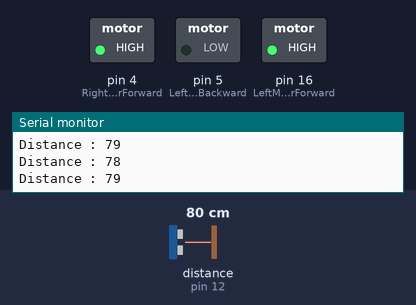
This sketch was run on a simulated Arduino Uno, built with avr-gcc and run on an emulated ATmega328P. Parts: switched loads named in the sketch (green lamp = pin HIGH), the last lines printed to the serial monitor. Wiring (inferred from the names in the program): ultrasonic range finder: trigger pin 14; echo pin 12. The test bench sets the inputs (shaded band); at power-on: distance to the obstacle (sensor on pin 12) 80 cm. The echo pulse lasts 58.3 µs per cm; pins used as bus, display or sensor lines are not drawn.

Above: at 1.2 s.
1.3 s: distance to the obstacle (sensor on pin 12) set to 23 cm
2.8 s: distance to the obstacle (sensor on pin 12) set to 20 cm
At 3.8 s:
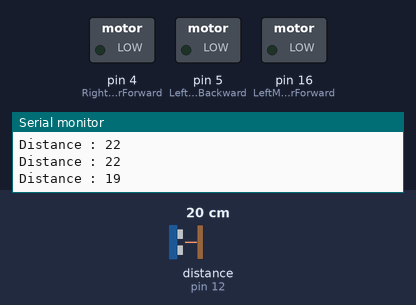
5.8 s: distance to the obstacle (sensor on pin 12) set to 35 cm
At 6.4 s:
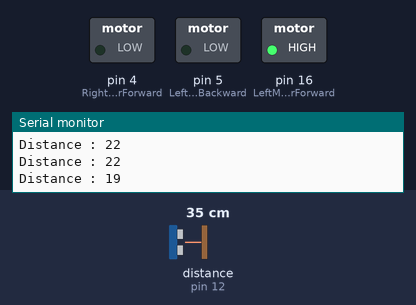
8.0 s: distance to the obstacle (sensor on pin 12) set to 2 cm
At 9.9 s:
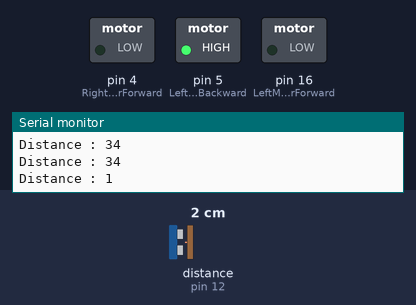
Timing chart, 0 to 12.0 s (numbered marks = the images above; inputs shaded):
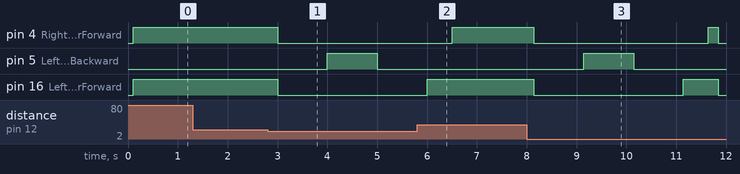

The sketch:

Obstacle_avoidance_robot_two_wheel.ino
```cpp
const int LeftMotorForward = 16; //D0 - IN4
const int LeftMotorBackward = 5; //D1 - IN3
const int RightMotorForward = 4; //D3 - IN2
const int RightMotorBackward = 0; //D2 - IN1

const int trigPin = 14; // D5
const int echoPin = 12; //D6

int distance;
int finalDistance;
boolean goesForward = false;

void setup() {
  // put your setup code here, to run once:
  pinMode(RightMotorForward, OUTPUT);
  pinMode(LeftMotorForward, OUTPUT);
  pinMode(LeftMotorBackward, OUTPUT);
  pinMode(RightMotorBackward, OUTPUT);

  pinMode(trigPin, OUTPUT); // Sets the trigPin as an Output
  pinMode(echoPin, INPUT); // Sets the echoPin as an Input
  Serial.begin(9600);
}


void loop() {

finalDistance = readDistance();

   if(finalDistance <= 20){
     moveStop();
     delay(1000);
     moveBackward();
     delay(1000);
     moveStop();
     delay(1000);
     turnRight();
   }
   else{
     moveForward();
   }
finalDistance = readDistance();
}

void moveStop(){
  digitalWrite(RightMotorForward, LOW);
  digitalWrite(LeftMotorForward, LOW);
  digitalWrite(RightMotorBackward, LOW);
  digitalWrite(LeftMotorBackward, LOW);
}

void moveForward(){
  if(!goesForward){
    goesForward=true;
    digitalWrite(LeftMotorForward, HIGH);
    digitalWrite(RightMotorForward, HIGH);
    digitalWrite(LeftMotorBackward, LOW);
    digitalWrite(RightMotorBackward, LOW);
  }
}

void moveBackward(){
  goesForward=false;
  digitalWrite(LeftMotorBackward, HIGH);
  digitalWrite(RightMotorBackward, HIGH);
  digitalWrite(LeftMotorForward, LOW);
  digitalWrite(RightMotorForward, LOW);
}

void turnRight(){
  digitalWrite(LeftMotorForward, HIGH);
  digitalWrite(RightMotorBackward, HIGH);
  digitalWrite(LeftMotorBackward, LOW);
  digitalWrite(RightMotorForward, LOW);
  delay(500);
  digitalWrite(LeftMotorForward, HIGH);
  digitalWrite(RightMotorForward, HIGH);
  digitalWrite(LeftMotorBackward, LOW);
  digitalWrite(RightMotorBackward, LOW);
 }

 void turnLeft(){
  digitalWrite(LeftMotorBackward, HIGH);
  digitalWrite(RightMotorForward, HIGH);
  digitalWrite(LeftMotorForward, LOW);
  digitalWrite(RightMotorBackward, LOW);
  delay(500);
  digitalWrite(LeftMotorForward, HIGH);
  digitalWrite(RightMotorForward, HIGH);
  digitalWrite(LeftMotorBackward, LOW);
  digitalWrite(RightMotorBackward, LOW);
}

int readDistance(){
  digitalWrite(trigPin, LOW);
  delayMicroseconds(2);
  digitalWrite(trigPin, HIGH);
  delayMicroseconds(10);
  digitalWrite(trigPin, LOW);
  float duration = pulseIn(echoPin, HIGH);
  distance = duration * 0.034 / 2;
  Serial.print("Distance : ");
  Serial.println(distance);
  delay(100);
  return distance;
}
```

Measured:
- the behaviour switches between 22 and 21 cm on distance to the obstacle (sensor on pin 12) (found by bisection; images 0 and 1)
- after the input at 2.8 s, pin 4 (RightMotorForward), pin 16 (LeftMotorForward): HIGH → LOW after 0.20 s; pin 5 (LeftMotorBackward): LOW → HIGH after 1.2 s, → LOW 1.0 s later
- after the input at 5.8 s, pin 4 (RightMotorForward): goes on until 6.5 s, then stays HIGH; pin 5 (LeftMotorBackward): stays LOW (without the input it goes to HIGH after 1.9 s); pin 16 (LeftMotorForward): goes on until 6.0 s, then stays HIGH
- after the input at 8.0 s, pin 4 (RightMotorForward): HIGH → LOW after 0.15 s, → HIGH 3.5 s later, → LOW 0.20 s later; pin 5 (LeftMotorBackward): LOW → HIGH after 1.1 s, → LOW 1.0 s later; pin 16 (LeftMotorForward): HIGH → LOW after 0.15 s, → HIGH 3.0 s later, → LOW 0.70 s later
